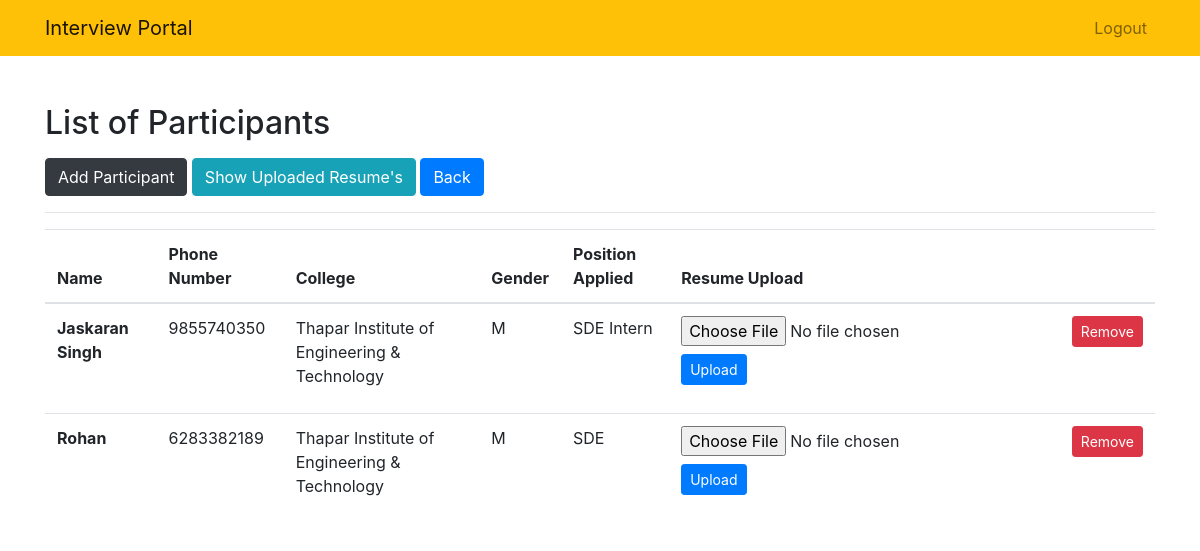
The app's page /participants/ (signed in), older data.
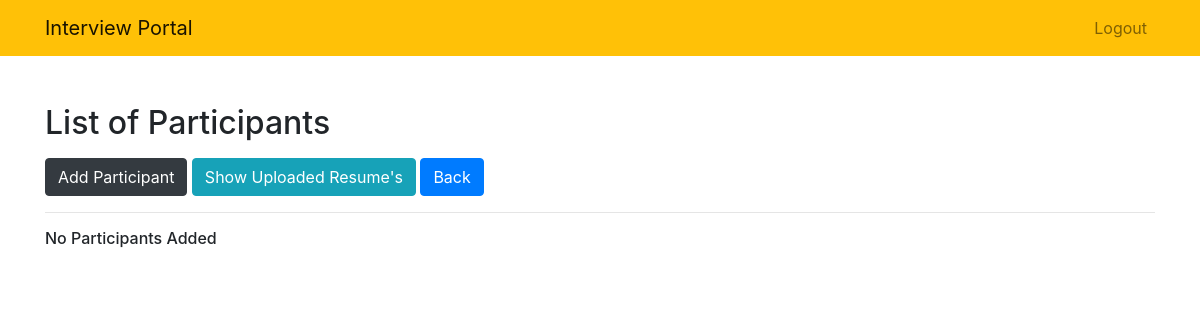
The same page, newer data.
### Interviews/models.py (models this page shows)
class Participant(models.Model):
    name = models.CharField(max_length = 40)
    phone_number = models.CharField(max_length = 40)
    college = models.CharField(max_length = 100, blank=True, null=True)
    gender = models.CharField(max_length=1, choices=(
        ('M', 'Male'),
        ('F', 'Female'),
    ))
    position_applied = models.CharField(max_length = 30, blank = True, null = True)
    resume = models.FileField(null=True)
    created_at = models.DateTimeField(default=timezone.now, editable=False)

### Interviews/views.py (the view)
# urls.py: path('participants/', views.list_participants, name='listings_par'),
@login_required
def list_participants(request):
    participants = Participant.objects.all()
    return render(request , 'interviews/listings_par.html', { 'participants': participants } )

### Interviews/templates/interviews/listings_par.html (shortened to what this page needs)
{% extends "interviews/base.html" %}
{% block content %}
<div class="row mt-5">
    <div class="col-md-5">
        <h2>List of Participants</h2>
    </div>
</div>
<div class="row mt-2">
    <div class="col-md-5">
        <a href = "{% url 'create_participant'%}"><button type="button" class="btn btn-dark">Add Participant</button></a>
        <a href = "{% url 'list_resume' %}"><button type="button" class="btn btn-info">Show Uploaded Resume's</button></a>
        <a href = "{% url 'get_interviews'%}"><button type="button" class="btn btn-primary">Back</button></a>
    </div>
</div>
<hr>
{% if participants %}
<table class="table">
    <thead>
    <tr>
        <th scope="col">Name</th>
        <th scope="col">Phone Number</th>
        <th scope="col">College</th>
        <th scope="col">Gender</th>
        <th scope="col">Position Applied</th>
        <th scope="col">Resume Upload</th>
        <th scope="col"></th>
    </tr>
    </thead>
    <tbody>
 {% for participant in participants %}
        <tr>
            <th scope="row">{{participant.name}}</th>
            <td>{{participant.phone_number}}</td>
            <td>{{participant.college}}</td>
            <td>{{participant.gender}}</td>
            <td>{{participant.position_applied}}</td>
            <td>
                {% if participant.resume %}
                    <h6>Resume Added</h6>
                {% else %}
                    <form method="POST" action="{% url 'upload_resume' participant.name %}" enctype="multipart/form-data">
                    <div class="form-group">
                        <input type = file required name="resumefile">
                        <button type="submit" class="btn btn-primary btn-sm mt-2">Upload</button>
                    </div>
                    </form>
                {% endif %}
            </td>
            <td><a href = "{% url 'delete_participant' participant.id %}"><button type="button" class="btn btn-danger btn-sm">Remove</button></a></td>
        </tr>
{% endfor %}
    </tbody>
</table>
{% else %}
<h6>No Participants Added</h6>
{% endif %}
{% endblock %}

### Interviews/templates/interviews/base.html (shortened to what this page needs)
{% load static %}
<!doctype html>
<html lang="en">
<head>
    <link rel="stylesheet" href="https://stackpath.bootstrapcdn.com/bootstrap/4.4.1/css/bootstrap.min.css">
</head>
<body>
<nav class="navbar navbar-expand-md navbar-light bg-warning">
<div class="container">
    <a class="navbar-brand" href="">
        <span>Interview Portal</span>
    </a>
    <div class="collapse navbar-collapse" id="navbarNav">
    <ul class="navbar-nav ml-auto">
            {% if user.is_authenticated %}
                <li class="nav-item">
                    <a href="#" onclick="$('#signOutBtn').click()" class="nav-link">Logout</a>
                </li>
            {% else %}
                <li class="nav-item">
                    <a class="nav-link" href="{% url 'loginuser' %}">Login</a>
                </li>
            {% endif %}
        </ul>
    </div>
</div>
</nav>
<div class="container">
{% block content %}{% endblock %}
</div>
</body>
</html>

Row changes from the older to the newer data that the page shows:
removed Participant: name "Jaskaran Singh", phone_number "9855740350", college "Thapar Institute of Engineering & Technology", gender "M", position_applied "SDE Intern"
removed Participant: name "Rohan", phone_number "6283382189", college "Thapar Institute of Engineering & Technology", gender "M", position_applied "SDE"
Text that changed along with them:
text no longer shown: "Name Phone Number College Gender Position Applied Resume Upload"
text now shown: "No Participants Added"
